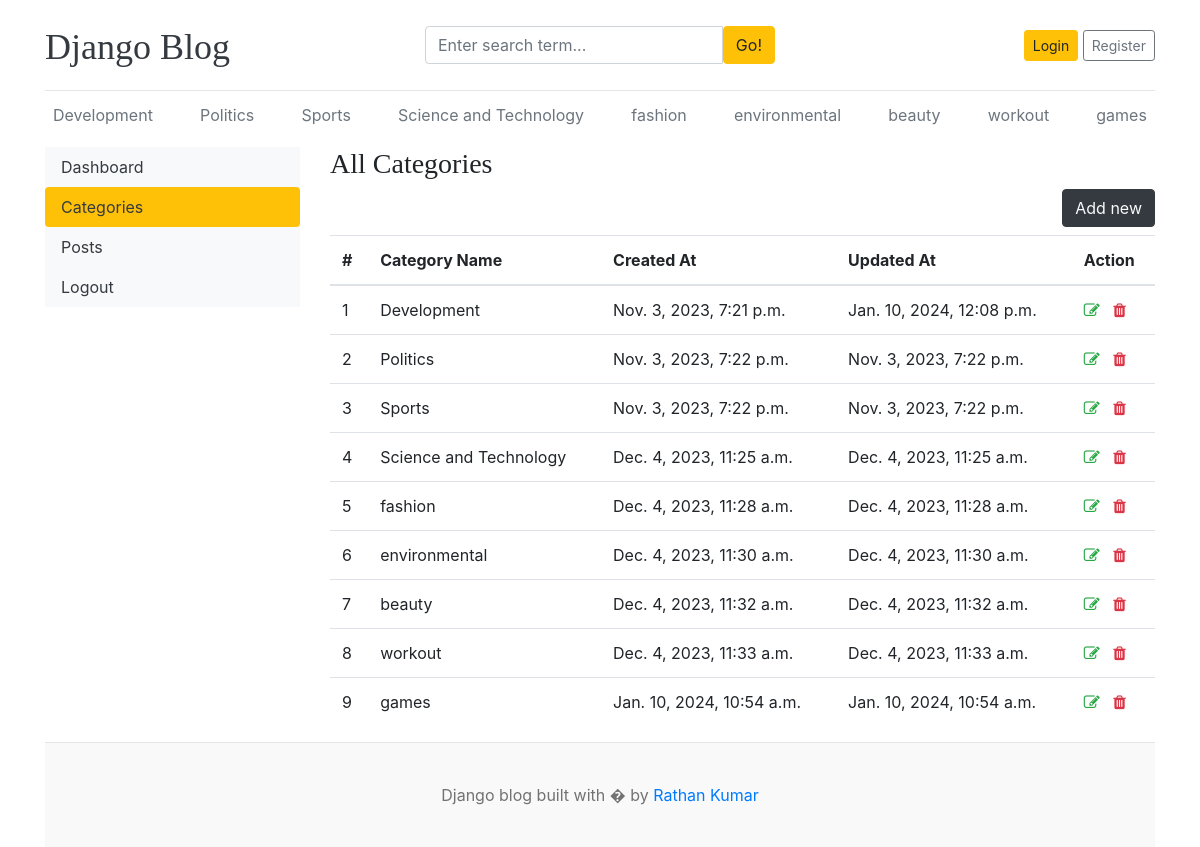
/dashboard/categories/, run on the app's committed database.
### blogs/models.py (models this page shows)
class Category(models.Model):
  category_name=models.CharField(max_length=50,unique=True)
  created_at=models.DateTimeField(auto_now_add=True)
  updated_at=models.DateTimeField(auto_now=True)
  class Meta:
    verbose_name_plural='categories'
  def __str__(self):
    return self.category_name

### dashboards/views.py (the view)
# urls.py: path('categories/',views.categories,name='categories'),
def categories(request):
  return render(request, 'dashboard/categories.html')

### blogs/context_processors.py (called while the page is built)
def get_categories(request):
  categories=Category.objects.all()
  return dict(categories=categories)

def get_social_links(request):
  social_links = SocialLink.objects.all()
  return dict(social_links=social_links)

### templates/dashboard/categories.html (shortened to what this page needs)
{% extends 'base.html' %}
{% block content %}
<div class="row">
  {% include 'dashboard/sidebar.html' %}
  <div class="col-md-9">
    <h3> All Categories </h3>
    <a href="{% url 'add_category' %}" class="btn btn-dark text-light float-right mb-2"> Add new</a>
    <table class="table table-hover">
      <thead>
        <tr>
          <th >#</th>
          <th >Category Name</th>
          <th >Created At</th>
          <th >Updated At</th>
          <th >Action</th>
        </tr>
      </thead>
      <tbody>
        {% for cat in categories %}
          <tr>
            <td> {{ forloop.counter }} </td>
            <td> {{ cat }} </td>
            <td> {{ cat.created_at }} </td>
            <td> {{ cat.updated_at }} </td>
            <td>
              <a href="{% url 'edit_category' cat.id %}"><i class="fa fa-edit text-success"></i></a>
              <a href="{% url 'delete_category' cat.id %}"><i class="fa fa-trash text-danger"></i></a>
            </td>
          </tr>
        {% endfor %}
      </tbody>
    </table>
  </div>
</div>
{% endblock %}

### templates/base.html (shortened to what this page needs)
{% load static %}
<!DOCTYPE html>
<html lang="en">
<head>
    <link href="https://getbootstrap.com/docs/4.0/dist/css/bootstrap.min.css" rel="stylesheet">
    <link href="{% static 'css/blog.css' %}" rel="stylesheet">
    <link rel="stylesheet" href="https://cdnjs.cloudflare.com/ajax/libs/font-awesome/4.7.0/css/font-awesome.min.css">
  </head>
<body>
    <div class="container">
      <header class="blog-header py-3">
        <div class="row flex-nowrap justify-content-between align-items-center">
          <div class="col-4 pt-1">
            <a class="blog-header-logo text-dark" href="/">Django Blog</a>
          </div>
          <div class="col-4">
            <form action="{% url 'search' %}" method="GET">
                <div class="input-group">
                    <input class="form-control" type="text" name="keyword" value="{{keyword}}" placeholder="Enter search term..." aria-label="Enter search term..." aria-describedby="button-search" />
                    <button type="submit" class="btn btn-warning" id="button-search" type="button">Go!</button>
                </div>
            </form>
        </div>
          <div class="col-4 d-flex justify-content-end align-items-center">
            {% if not user.is_authenticated %}
            <a class="btn btn-sm btn-warning" href="{% url 'login' %}">Login</a> &nbsp;
            <a class="btn btn-sm btn-outline-secondary" href="{% url 'register' %}">Register</a>
            {% else %}
            <span> <a href="{% url 'dashboard' %}"> Dashboard </a> </span>
            &emsp;
            <span> <a href="{% url 'logout' %}"> Logout </a> </span>
            {% endif %}
          </div>
        </div>
      </header>
      <div class="nav-scroller py-1 mb-2">
        <nav class="nav d-flex justify-content-between">
          {% for cat in categories %}
          <a class="p-2 text-muted" href="{% url 'posts_by_category' cat.id %}">{{cat.category_name}}</a>
          {% endfor %}
        </nav>
      </div>
{% block content %}
{% endblock %}
<footer class="blog-footer">
  <p>Django blog built with � by <a href="#">Rathan Kumar</a></p>
</footer>
</body>
</html>

### blog_main/static/css/blog.css (style rules this page uses)
.blog-header { border-bottom: 1px solid #e5e5e5; }
.blog-header-logo { font-family: "Playfair Display", Georgia, "Times New Roman", serif; font-size: 2.25rem; }
h1, h2, h3, h4, h5, h6 { font-family: "Playfair Display", Georgia, "Times New Roman", serif; }
.blog-footer { padding: 2.5rem 0; color: #727272; text-align: center; background-color: #f9f9f9; border-top: .05rem solid #e5e5e5; }
.blog-footer p:last-child { margin-bottom: 0; }

### data on the page
Category: category_name "Development", created_at "Nov. 3, 2023, 7:21 p.m.", updated_at "Jan. 10, 2024, 12:08 p.m."
Category: category_name "Politics", created_at "Nov. 3, 2023, 7:22 p.m.", updated_at "Nov. 3, 2023, 7:22 p.m."
Category: category_name "Sports", created_at "Nov. 3, 2023, 7:22 p.m.", updated_at "Nov. 3, 2023, 7:22 p.m."
Category: category_name "Science and Technology", created_at "Dec. 4, 2023, 11:25 a.m.", updated_at "Dec. 4, 2023, 11:25 a.m."
Category: category_name "fashion", created_at "Dec. 4, 2023, 11:28 a.m.", updated_at "Dec. 4, 2023, 11:28 a.m."
Category: category_name "environmental", created_at "Dec. 4, 2023, 11:30 a.m.", updated_at "Dec. 4, 2023, 11:30 a.m."
Category: category_name "beauty", created_at "Dec. 4, 2023, 11:32 a.m.", updated_at "Dec. 4, 2023, 11:32 a.m."
Category: category_name "workout", created_at "Dec. 4, 2023, 11:33 a.m.", updated_at "Dec. 4, 2023, 11:33 a.m."
Category: category_name "games", created_at "Jan. 10, 2024, 10:54 a.m.", updated_at "Jan. 10, 2024, 10:54 a.m."
